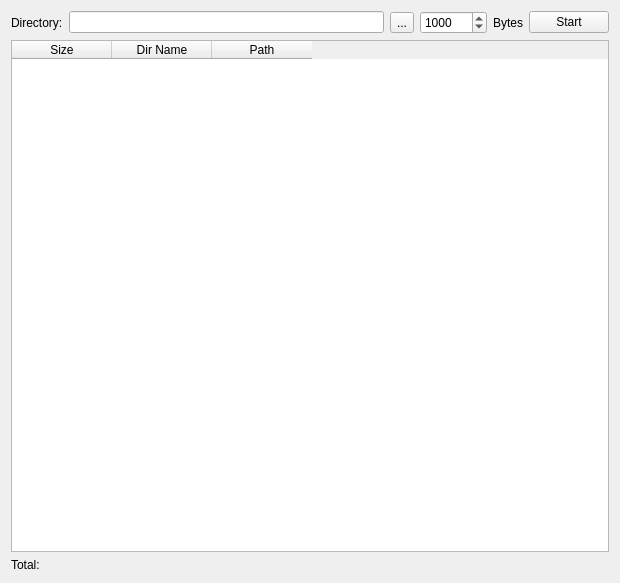
<?xml version="1.0" encoding="UTF-8"?>
<ui version="4.0">
 <class>Form</class>
 <widget class="QWidget" name="Form">
  <property name="geometry">
   <rect>
    <x>0</x>
    <y>0</y>
    <width>620</width>
    <height>583</height>
   </rect>
  </property>
  <property name="windowTitle">
   <string>Duplicate Directory Finder</string>
  </property>
  <layout class="QGridLayout" name="gridLayout">
   <item row="0" column="0">
    <widget class="QLabel" name="label">
     <property name="text">
      <string>Directory:</string>
     </property>
    </widget>
   </item>
   <item row="0" column="1">
    <widget class="QLineEdit" name="lineDirectory"/>
   </item>
   <item row="0" column="5">
    <widget class="QPushButton" name="buttonStart">
     <property name="text">
      <string>Start</string>
     </property>
    </widget>
   </item>
   <item row="2" column="0">
    <widget class="QLabel" name="label_2">
     <property name="text">
      <string>Total:</string>
     </property>
    </widget>
   </item>
   <item row="0" column="2">
    <widget class="QToolButton" name="buttonLocate">
     <property name="text">
      <string>...</string>
     </property>
    </widget>
   </item>
   <item row="0" column="3">
    <widget class="QSpinBox" name="spinSize">
     <property name="minimumSize">
      <size>
       <width>58</width>
       <height>0</height>
      </size>
     </property>
     <property name="wrapping">
      <bool>false</bool>
     </property>
     <property name="minimum">
      <number>0</number>
     </property>
     <property name="maximum">
      <number>100000000</number>
     </property>
     <property name="singleStep">
      <number>1000</number>
     </property>
     <property name="value">
      <number>1000</number>
     </property>
    </widget>
   </item>
   <item row="0" column="4">
    <widget class="QLabel" name="label_3">
     <property name="text">
      <string>Bytes</string>
     </property>
    </widget>
   </item>
   <item row="1" column="0" colspan="6">
    <widget class="QTableWidget" name="table">
     <property name="alternatingRowColors">
      <bool>true</bool>
     </property>
     <property name="sortingEnabled">
      <bool>true</bool>
     </property>
     <property name="wordWrap">
      <bool>false</bool>
     </property>
     <attribute name="horizontalHeaderMinimumSectionSize">
      <number>26</number>
     </attribute>
     <attribute name="verticalHeaderDefaultSectionSize">
      <number>30</number>
     </attribute>
     <attribute name="verticalHeaderStretchLastSection">
      <bool>true</bool>
     </attribute>
     <attribute name="verticalHeaderDefaultSectionSize">
      <number>30</number>
     </attribute>
     <attribute name="horizontalHeaderMinimumSectionSize">
      <number>26</number>
     </attribute>
     <attribute name="verticalHeaderStretchLastSection">
      <bool>true</bool>
     </attribute>
     <column>
      <property name="text">
       <string>Size</string>
      </property>
     </column>
     <column>
      <property name="text">
       <string>Dir Name</string>
      </property>
     </column>
     <column>
      <property name="text">
       <string>Path</string>
      </property>
     </column>
    </widget>
   </item>
  </layout>
 </widget>
 <resources/>
 <connections/>
</ui>
